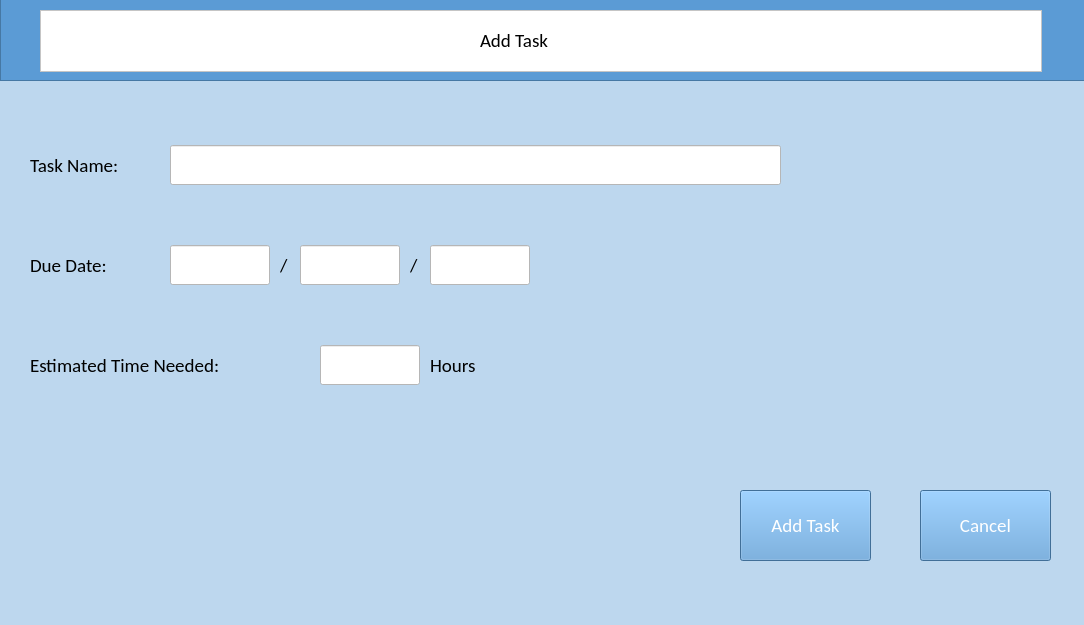
<?xml version="1.0" encoding="UTF-8"?>
<ui version="4.0">
 <class>AddTask</class>
 <widget class="QMainWindow" name="AddTask">
  <property name="geometry">
   <rect>
    <x>0</x>
    <y>0</y>
    <width>1084</width>
    <height>625</height>
   </rect>
  </property>
  <property name="sizePolicy">
   <sizepolicy hsizetype="Expanding" vsizetype="Expanding">
    <horstretch>0</horstretch>
    <verstretch>0</verstretch>
   </sizepolicy>
  </property>
  <property name="maximumSize">
   <size>
    <width>1084</width>
    <height>625</height>
   </size>
  </property>
  <property name="font">
   <font>
    <family>Calibri</family>
    <pointsize>14</pointsize>
   </font>
  </property>
  <property name="windowTitle">
   <string>MainWindow</string>
  </property>
  <property name="autoFillBackground">
   <bool>false</bool>
  </property>
  <property name="styleSheet">
   <string notr="true">background-color: rgb(189, 215, 238);
border-color: rgb(170, 170, 255);</string>
  </property>
  <widget class="QWidget" name="centralwidget">
   <widget class="QFrame" name="TitleBack">
    <property name="geometry">
     <rect>
      <x>0</x>
      <y>-10</y>
      <width>1091</width>
      <height>91</height>
     </rect>
    </property>
    <property name="styleSheet">
     <string notr="true">background-color: rgb(91, 155, 213);</string>
    </property>
    <property name="frameShape">
     <enum>QFrame::StyledPanel</enum>
    </property>
    <property name="frameShadow">
     <enum>QFrame::Raised</enum>
    </property>
    <widget class="QFrame" name="TitleBack2">
     <property name="geometry">
      <rect>
       <x>40</x>
       <y>20</y>
       <width>1002</width>
       <height>62</height>
      </rect>
     </property>
     <property name="styleSheet">
      <string notr="true">border-color: rgb(0, 0, 0);
background-color: rgb(255, 255, 255);</string>
     </property>
     <property name="frameShape">
      <enum>QFrame::StyledPanel</enum>
     </property>
     <property name="frameShadow">
      <enum>QFrame::Raised</enum>
     </property>
     <widget class="QLabel" name="Title">
      <property name="geometry">
       <rect>
        <x>440</x>
        <y>10</y>
        <width>121</width>
        <height>40</height>
       </rect>
      </property>
      <property name="font">
       <font>
        <family>Calibri</family>
        <pointsize>14</pointsize>
       </font>
      </property>
      <property name="text">
       <string>Add Task</string>
      </property>
     </widget>
    </widget>
   </widget>
   <widget class="QPushButton" name="AddTaskBtn">
    <property name="geometry">
     <rect>
      <x>740</x>
      <y>490</y>
      <width>131</width>
      <height>71</height>
     </rect>
    </property>
    <property name="font">
     <font>
      <family>Calibri</family>
      <pointsize>14</pointsize>
     </font>
    </property>
    <property name="styleSheet">
     <string notr="true">background-color: rgb(91, 155, 213);
color: rgb(255, 255, 255);</string>
    </property>
    <property name="text">
     <string>Add Task</string>
    </property>
   </widget>
   <widget class="QPushButton" name="CancelBtn">
    <property name="geometry">
     <rect>
      <x>920</x>
      <y>490</y>
      <width>131</width>
      <height>71</height>
     </rect>
    </property>
    <property name="font">
     <font>
      <family>Calibri</family>
      <pointsize>14</pointsize>
     </font>
    </property>
    <property name="styleSheet">
     <string notr="true">background-color: rgb(91, 155, 213);
color: rgb(255, 255, 255);</string>
    </property>
    <property name="text">
     <string>Cancel</string>
    </property>
   </widget>
   <widget class="QLabel" name="TaskName">
    <property name="geometry">
     <rect>
      <x>30</x>
      <y>130</y>
      <width>141</width>
      <height>71</height>
     </rect>
    </property>
    <property name="font">
     <font>
      <family>Calibri</family>
      <pointsize>14</pointsize>
     </font>
    </property>
    <property name="text">
     <string>Task Name:</string>
    </property>
   </widget>
   <widget class="QLineEdit" name="NameBox">
    <property name="geometry">
     <rect>
      <x>170</x>
      <y>145</y>
      <width>611</width>
      <height>40</height>
     </rect>
    </property>
    <property name="font">
     <font>
      <family>Calibri</family>
      <pointsize>14</pointsize>
     </font>
    </property>
    <property name="styleSheet">
     <string notr="true">background-color: rgb(255, 255, 255);</string>
    </property>
   </widget>
   <widget class="QLabel" name="DueDate">
    <property name="geometry">
     <rect>
      <x>30</x>
      <y>230</y>
      <width>141</width>
      <height>71</height>
     </rect>
    </property>
    <property name="font">
     <font>
      <family>Calibri</family>
      <pointsize>14</pointsize>
     </font>
    </property>
    <property name="text">
     <string>Due Date:</string>
    </property>
   </widget>
   <widget class="QLineEdit" name="DateDayBox">
    <property name="geometry">
     <rect>
      <x>170</x>
      <y>245</y>
      <width>100</width>
      <height>40</height>
     </rect>
    </property>
    <property name="font">
     <font>
      <family>Calibri</family>
      <pointsize>14</pointsize>
     </font>
    </property>
    <property name="styleSheet">
     <string notr="true">background-color: rgb(255, 255, 255);</string>
    </property>
   </widget>
   <widget class="QLabel" name="EstTime">
    <property name="geometry">
     <rect>
      <x>30</x>
      <y>330</y>
      <width>291</width>
      <height>71</height>
     </rect>
    </property>
    <property name="font">
     <font>
      <family>Calibri</family>
      <pointsize>14</pointsize>
     </font>
    </property>
    <property name="text">
     <string>Estimated Time Needed:</string>
    </property>
   </widget>
   <widget class="QLineEdit" name="TimeBox">
    <property name="geometry">
     <rect>
      <x>320</x>
      <y>345</y>
      <width>100</width>
      <height>40</height>
     </rect>
    </property>
    <property name="font">
     <font>
      <family>Calibri</family>
      <pointsize>14</pointsize>
     </font>
    </property>
    <property name="styleSheet">
     <string notr="true">background-color: rgb(255, 255, 255);</string>
    </property>
   </widget>
   <widget class="QLabel" name="label1">
    <property name="geometry">
     <rect>
      <x>430</x>
      <y>330</y>
      <width>81</width>
      <height>71</height>
     </rect>
    </property>
    <property name="font">
     <font>
      <family>Calibri</family>
      <pointsize>14</pointsize>
     </font>
    </property>
    <property name="text">
     <string>Hours</string>
    </property>
   </widget>
   <widget class="QLabel" name="label2">
    <property name="geometry">
     <rect>
      <x>280</x>
      <y>230</y>
      <width>31</width>
      <height>71</height>
     </rect>
    </property>
    <property name="font">
     <font>
      <family>Calibri</family>
      <pointsize>14</pointsize>
     </font>
    </property>
    <property name="text">
     <string>/</string>
    </property>
   </widget>
   <widget class="QLineEdit" name="DateMonthBox">
    <property name="geometry">
     <rect>
      <x>300</x>
      <y>245</y>
      <width>100</width>
      <height>40</height>
     </rect>
    </property>
    <property name="font">
     <font>
      <family>Calibri</family>
      <pointsize>14</pointsize>
     </font>
    </property>
    <property name="styleSheet">
     <string notr="true">background-color: rgb(255, 255, 255);</string>
    </property>
   </widget>
   <widget class="QLabel" name="label3">
    <property name="geometry">
     <rect>
      <x>410</x>
      <y>230</y>
      <width>31</width>
      <height>71</height>
     </rect>
    </property>
    <property name="font">
     <font>
      <family>Calibri</family>
      <pointsize>14</pointsize>
     </font>
    </property>
    <property name="text">
     <string>/</string>
    </property>
   </widget>
   <widget class="QLineEdit" name="DateMonthBox_2">
    <property name="geometry">
     <rect>
      <x>430</x>
      <y>245</y>
      <width>100</width>
      <height>40</height>
     </rect>
    </property>
    <property name="font">
     <font>
      <family>Calibri</family>
      <pointsize>14</pointsize>
     </font>
    </property>
    <property name="styleSheet">
     <string notr="true">background-color: rgb(255, 255, 255);</string>
    </property>
   </widget>
  </widget>
  <widget class="QMenuBar" name="menubar">
   <property name="geometry">
    <rect>
     <x>0</x>
     <y>0</y>
     <width>1084</width>
     <height>18</height>
    </rect>
   </property>
  </widget>
  <widget class="QStatusBar" name="statusbar"/>
 </widget>
 <resources/>
 <connections/>
</ui>
